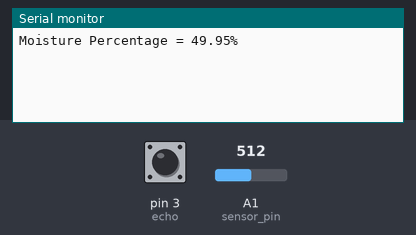
This sketch was run on a simulated Arduino Uno, built with avr-gcc and run on an emulated ATmega328P. Shown: the last lines printed to the serial monitor. The test bench sets the inputs (shaded band); at power-on: A1 (sensor_pin) = 512, pin 3 (echo) LOW. WiFi joins after 1.5 s; servers stay silent unless stated.

Above: at 3.0 s.
3.1 s: A1 (sensor_pin) set to 900
At 7.8 s:
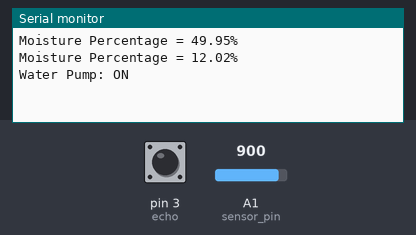
8.3 s: A1 (sensor_pin) set to 511
At 12.2 s:
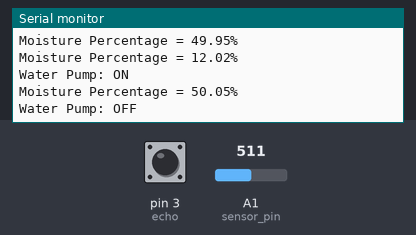
13.3 s: pin 3 (echo) pulsed HIGH 2 times (0.12 s each, 0.3 s apart)
At 14.1 s:
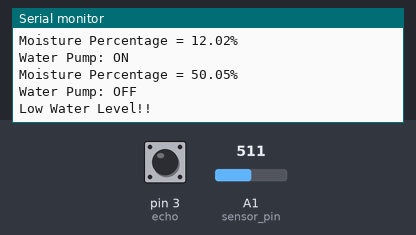
Timing chart, 0 to 16.3 s (numbered marks = the images above; inputs shaded):
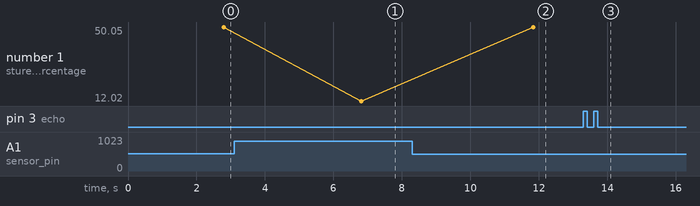

The sketch:

gardening.ino
```cpp
#define BLYNK_PRINT SwSerial

#include <SoftwareSerial.h>
SoftwareSerial SwSerial(10, 11); // RX, TX

#include <BlynkSimpleStream.h>

const int sensor_pin = A1;  /* Soil moisture sensor O/P pin */
int sensor_analog = 0; /*Moisture sensor value*/

const int trig = 2, echo = 3; /* Ultrasonic sensor trigger and echo pins */
int led = 13; /* LED on Uno board */
int waterpump = 4; /* Relay i/p pin */

char auth[] = "actual auth token goes here";

BlynkTimer timer;

boolean flag = false;

void sendSensor()
{
    float moisture_percentage;
    int sensor_analog;
    sensor_analog = analogRead(sensor_pin); /* Reading data from soil sensor */
    moisture_percentage = ( 100 - ( (sensor_analog/1023.00) * 100 ) ); /* Analog readings into percentage */

    long duration, Distanceincm;

    Serial.print("Moisture Percentage = ");
    Serial.print(moisture_percentage);
    Serial.print("%\n\n");

    if((moisture_percentage <= 30) && (flag==false)){ /* If the soil is dry */
      Serial.print("Water Pump: ON");
      Serial.print("\n\n");
      digitalWrite(led, HIGH);
      digitalWrite(waterpump, LOW); /* Activating relay */
      flag = true;
      delay(1000);
    }
    if((moisture_percentage >= 50) && (flag==true)){
      Serial.print("Water Pump: OFF");
      Serial.print("\n\n");
      digitalWrite(led, LOW);
      digitalWrite(waterpump, HIGH); /* Deactivating relay */
      flag = false;
      delay(1000);
    }


    digitalWrite(trig, HIGH);
    delay(15);
    digitalWrite(trig, LOW);
    duration = pulseIn(echo, HIGH);

    // The ultrasonic module is placed just above 30cm tank.
    Distanceincm = (duration / 58);

    long level = ((32 - Distanceincm)/32 * 100);

   // Blynk.virtualWrite(V5, sensor_analog);
    Blynk.virtualWrite(V6, moisture_percentage);
    Blynk.virtualWrite(V7, level);

    if (Distanceincm < 8) {  /* Above half level */
      digitalWrite(led, HIGH);

      // Serial.print("Good Water Level");
      // Serial.print("\n\n");
      delay(1000);
    }
    else {
      digitalWrite(led, LOW);  /* Below half level */

      Serial.print("Low Water Level!!");
      Serial.print("\n\n");
      delay(1000);
    }

     if (Distanceincm > 16){ /* Below quarter level */

      Serial.print("Water Pump: OFF");
      Serial.print("\n\n");

      digitalWrite(led, LOW);
      digitalWrite(waterpump, HIGH); /* Deactivating relay even if moisture percentage is low */

      delay(1000);
    }

    delay(2000);

    if(Distanceincm > 10) /* Alert notification to user */
    {
      Blynk.notify("Low Water Level");
    }


}

void setup()
{
  // Debug console
  SwSerial.begin(9600);


  Serial.begin(9600);
  Blynk.begin(Serial, auth);


  // Setup a function to be called every second
  timer.setInterval(1000L, sendSensor);
}

void loop()
{
  Blynk.run();
  timer.run();
}
```

Measured:
- after the input at 3.1 s, the serial monitor: prints a new line after 3.7 s (image 1)
- after the input at 8.3 s, the serial monitor: prints a new line after 3.5 s (image 2)
- after the input at 13.3 s, the serial monitor: prints a new line after 0.12 s (image 3)
- plotted number 1: 49.95 → 12.02 after the input at 3.1 s, 12.02 → 50.05 after the input at 8.3 s
